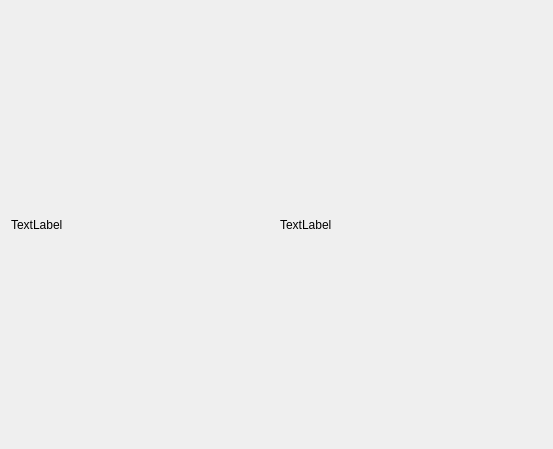
<?xml version="1.0" encoding="UTF-8"?>
<ui version="4.0">
 <class>Form</class>
 <widget class="QWidget" name="Form">
  <property name="geometry">
   <rect>
    <x>0</x>
    <y>0</y>
    <width>553</width>
    <height>449</height>
   </rect>
  </property>
  <property name="windowTitle">
   <string>Form</string>
  </property>
  <layout class="QHBoxLayout" name="horizontalLayout">
   <item>
    <widget class="QLabel" name="label">
     <property name="text">
      <string>TextLabel</string>
     </property>
    </widget>
   </item>
   <item>
    <widget class="QLabel" name="label_2">
     <property name="text">
      <string>TextLabel</string>
     </property>
    </widget>
   </item>
  </layout>
 </widget>
 <resources/>
 <connections/>
</ui>
